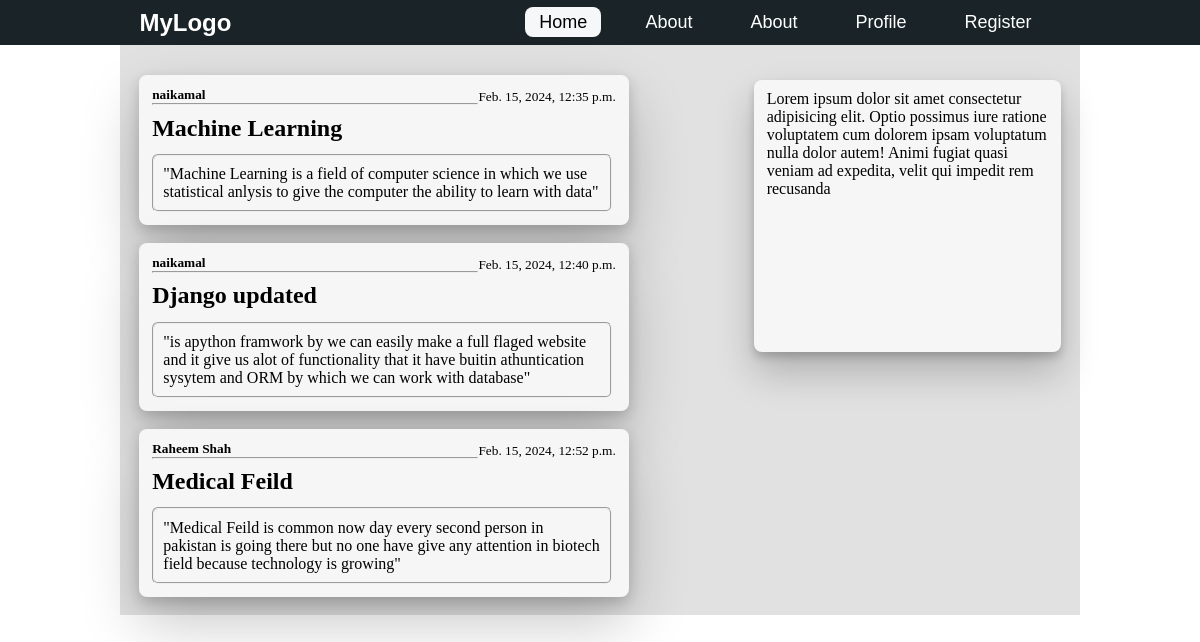
The page / on the database its author committed.
### blog/models.py (models this page shows, shortened)
class Post(models.Model):
    title=models.CharField(max_length=100)
    content=models.TextField()
    date_posted=models.DateTimeField(default=timezone.now)
    auther=models.ForeignKey(User,on_delete=models.CASCADE)

### blog/views.py (the view)
# urls.py: path('',views.home ,name='blog-home'),
def home(request):
    context={
        'posts':Post.objects.all()
    }
    return render(request,'blog/index.html',context)

### blog/templates/blog/index.html
{% extends "blog/base.html" %}
{% block content %}
{% for post in posts %}
<div class="eachpost">
    <small><b>{{post.auther}}</b></small>
    <small class="date">{{post.date_posted}}</small>
    <hr>
    <h2>{{post.title}}</h2>
    <fieldset>
        <p>"{{post.content}}"</p>
    </fieldset>
</div>
<br>
{% endfor %}
{% endblock content %}

### blog/templates/blog/base.html (shortened to what this page needs)
{% load static %}
<!DOCTYPE html>
<html lang="en">
<head>
    <link rel="stylesheet" href='{% static "blog/css/style.css" %}'>
    <link rel="stylesheet" href="https://cdnjs.cloudflare.com/ajax/libs/font-awesome/4.7.0/css/font-awesome.min.css">
</head>
<body>
    <header>
        <nav class="navbar">
            <div class="logo"><a href="{% url 'blog-home' %}">MyLogo</a></div>
            <ul>
                <li><a href="{% url 'blog-home' %}" class="active">Home</a></li>
                <li><a href="{% url 'blog-about' %}">About</a></li>
                <li><a href="">About</a></li>
                <li><a href="#">Profile</a></li>
                <li><a href="#">Register</a></li>
            </ul>
        </nav>
    </header>
    <main>
        <div class="container">
            <div class="main">
                {% block content %}
                {% endblock content %}
            </div>
            <div class="aside">
                <p>Lorem ipsum dolor sit amet consectetur adipisicing elit. Optio possimus iure ratione voluptatem cum
                    dolorem ipsam voluptatum nulla dolor autem! Animi fugiat quasi veniam ad expedita, velit qui impedit
                    rem recusanda
                </p>
            </div>
        </div>
    </main>
</body>
</html>

### blog/static/blog/css/style.css (style rules this page uses)
* { margin: 0; padding: 0; box-sizing: border-box; }
header { color: white; background-color: rgb(25, 35, 40); }
nav { display: flex; justify-content: space-around; height: 45px; align-items: center; font-family: sans-serif; font-size: 18px; }
nav ul { display: flex; }
nav li { margin-inline: 15px; list-style: none; }
.logo a { font-weight: 600; font-size: x-large; cursor: pointer; text-decoration: none; color: #ffffff; }
nav ul li a { text-decoration: none; color: white; padding: 5px 14px; }
nav ul li a:hover, nav ul li a.active { background-color: rgb(246, 247, 249); border-radius: 8px; color: black; }
body { background-color: #ffffff; }
.container { background-color: #e1e1e1; width: 80%; display: flex; padding: 16px 0 0 0px; margin: auto; box-sizing: border-box; justify-content: space-between; height: 100%; }
.main { box-sizing: border-box; border-radius: 8px; padding: 1.5% 2% 0 2%; width: 55%; }
.aside { box-sizing: border-box; margin: 2% 2%; border-radius: 8px; background-color: #f6f6f6; width: 32%; height: 34vh; box-shadow: 0 20px 38px 0 rgba(0, 0, 0, .22), 0 5px 9px 0 rgba(0, 0, 0, .18); padding: 10px 13px; order: 1; }
.eachpost { background-color: #f6f6f6; border-radius: 8px; padding: 10px 13px; box-shadow: 0 26px 58px 0 rgba(0, 0, 0, .22), 0 5px 14px 0 rgba(0, 0, 0, .18); }
.eachpost h2 { display: inline-block; align-items: center; margin: 2% 0; }
.date { float: right; padding-top: 4px; }
.eachpost fieldset { border-radius: 6px; margin: 3px 4px 3px 0; }
.eachpost fieldset p { padding: 2%; }

### rows shown on the page
Post: auther "naikamal", date_posted "Feb. 15, 2024, 12:35 p.m.", title "Machine Learning", content "Machine Learning is a field of computer science in which we use statistical anlysis to give the computer the ability to learn with data"
Post: auther "naikamal", date_posted "Feb. 15, 2024, 12:40 p.m.", title "Django updated", content "is apython framwork by we can easily make a full flaged website and it give us alot of functionality that it have buitin athuntication sysytem and ORM by which we can work with database"
Post: auther "Raheem Shah", date_posted "Feb. 15, 2024, 12:52 p.m.", title "Medical Feild", content "Medical Feild is common now day every second person in pakistan is going there but no one have give any attention in biotech field because technology is growing"
